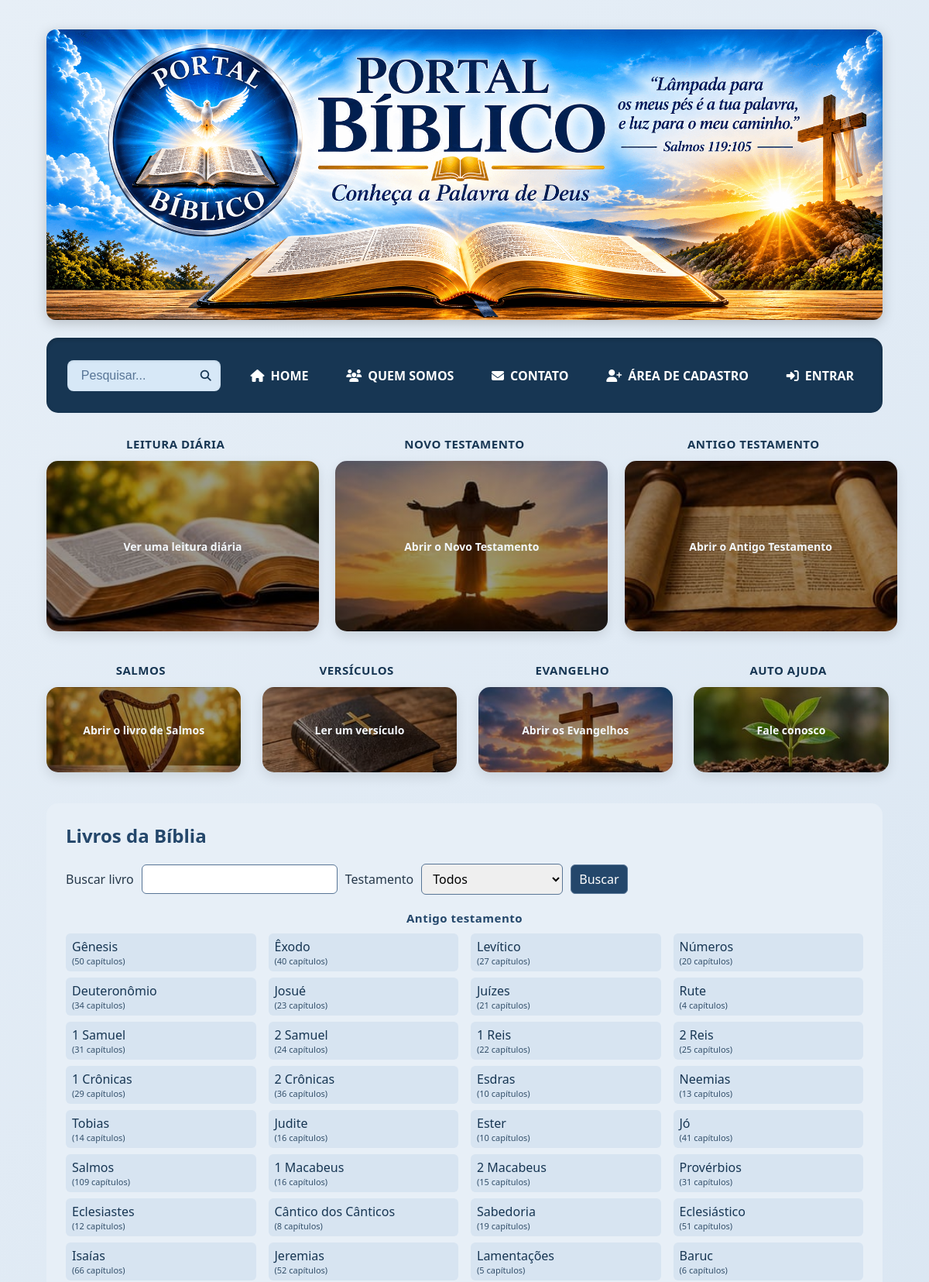
The page / (upper part) on the database its author committed.
### tables this page shows
CREATE TABLE IF NOT EXISTS `testament` (
  `id` int NOT NULL AUTO_INCREMENT,
  `name` varchar(45) DEFAULT NULL,
  PRIMARY KEY (`id`)
);

CREATE TABLE IF NOT EXISTS `books` (
  `id` int NOT NULL AUTO_INCREMENT,
  `label` varchar(50) DEFAULT NULL,
  `search_name` varchar(50) DEFAULT NULL,
  `testament` int DEFAULT NULL,
  PRIMARY KEY (`id`),
  INDEX `idx_books_testament` (`testament`)
);

### src/Helpers/Utils.php (called while the page is built, shortened)
<?php
final class Utils
{
    public static function escapar($valor): string
    {
        return htmlspecialchars((string) ($valor ?? ''), ENT_QUOTES | ENT_SUBSTITUTE, 'UTF-8');
    }
    public static function escaparHtml($valor): string
    {
        return self::escapar($valor);
    }
}

### src/Database/ConexaoBD.php (called while the page is built, shortened)
<?php
final class ConexaoBD
{
    private static ?PDO $conexao = null;
    public static function getConexao(): PDO
    {
        if (self::$conexao === null) {
            $host = getenv('DB_HOST') ?: 'localhost';
            $database = getenv('DB_NAME') ?: 'biblia_catolica';
            $username = getenv('DB_USER') ?: 'root';
            $password = getenv('DB_PASSWORD') ?: 'senacpenha';
            $dsn = "mysql:host={$host};dbname={$database};charset=utf8mb4";
            $options = [
                PDO::ATTR_ERRMODE => PDO::ERRMODE_EXCEPTION,
                PDO::ATTR_DEFAULT_FETCH_MODE => PDO::FETCH_ASSOC,
                PDO::ATTR_EMULATE_PREPARES => false,
            ];
            try {
                self::$conexao = new PDO($dsn, $username, $password, $options);
            } catch (PDOException $e) {
                error_log($e->getMessage());
                throw new RuntimeException(
                    'Não foi possível conectar ao banco de dados. Contate o suporte.',
                    0,
                    $e
                );
            }
        }
        return self::$conexao;
    }
    public static function getConexaoBiblia(): PDO
    {
        return self::getConexao();
    }
}

### src/Services/BibliaServico.php (called while the page is built, shortened)
<?php
final class BibliaServico
{
    private PDO $pdo;
    public function __construct(?PDO $pdo = null)
    {
        $this->pdo = $pdo ?? ConexaoBD::getConexaoBiblia();
    }
    public function listarTestamentos(): array
    {
        $linhas = $this->pdo->query('SELECT id, name FROM testament ORDER BY id')->fetchAll();
        $testamentos = [];
        foreach ($linhas as $linha) {
            $testamentos[] = Testamento::fromArray($linha);
        }
        return $testamentos;
    }
    public function listarLivros(?int $testamentoId = null, string $termo = ''): array
    {
        $condicoes = ['1 = 1'];
        $parametros = [];
        return $this->consultarLivros(implode(' AND ', $condicoes), $parametros);
    }
    private function consultarLivros(string $condicao, array $parametros): array
    {
        $sql = 'SELECT b.id, b.label, b.search_name, b.testament,
                       t.name AS testament_name,
                       COUNT(DISTINCT v.chapter) AS chapter_count,
                       COUNT(v.id) AS verse_count
                FROM books b
                LEFT JOIN testament t ON t.id = b.testament
                LEFT JOIN verses v ON v.book = b.id
                WHERE ' . $condicao . '
                GROUP BY b.id, b.label, b.search_name, b.testament, t.name
                ORDER BY b.id';
        $consulta = $this->pdo->prepare($sql);
        $consulta->execute();
        $livros = [];
        foreach ($consulta->fetchAll() as $linha) {
            $livros[] = Livro::fromArray($linha);
        }
        return $livros;
    }
}

### src/Models/Testamento.php (called while the page is built, shortened)
<?php
final class Testamento
{
    public function __construct(int $id, ?string $nome)
    {
        $this->id = $id;
        $this->nome = $nome;
    }
    public static function fromArray(array $dados): self
    {
        return new self(
            (int) $dados['id'],
            isset($dados['name']) ? (string) $dados['name'] : null
        );
    }
}

### src/Models/Livro.php (called while the page is built, shortened)
<?php
final class Livro
{
    public function __construct(
        int $id,
        ?string $nome,
        ?string $nomeBusca,
        ?int $testamentoId,
        ?string $testamentoNome,
        int $totalCapitulos,
        int $totalVersiculos
    ) {
        $this->id = $id;
        $this->nome = $nome;
        $this->testamentoId = $testamentoId;
        $this->totalCapitulos = $totalCapitulos;
    }
    public static function fromArray(array $dados): self
    {
        return new self(
            (int) $dados['id'],
            isset($dados['label']) ? (string) $dados['label'] : null,
            isset($dados['search_name']) ? (string) $dados['search_name'] : null,
            isset($dados['testament']) ? (int) $dados['testament'] : null,
            isset($dados['testament_name']) ? (string) $dados['testament_name'] : null,
            isset($dados['chapter_count']) ? (int) $dados['chapter_count'] : 0,
            isset($dados['verse_count']) ? (int) $dados['verse_count'] : 0
        );
    }
}

### public/index.php (the view, shortened to what this page needs)
<?php
$usuarioSessao = $_SESSION['usuario'] ?? null;
$idUsuarioSessao = is_array($usuarioSessao)
    ? filter_var($usuarioSessao['id'] ?? null, FILTER_VALIDATE_INT)
    : false;
$estaLogado = $idUsuarioSessao !== false && $idUsuarioSessao > 0;
$biblia = new BibliaServico();
$termo = '';
$testamentoId = null;
$testamentos = $biblia->listarTestamentos();
$livros = $biblia->listarLivros($testamentoId, $termo);
?>
<!DOCTYPE html>
<html lang="pt-BR">
<head>
    <link rel="stylesheet" href="https://cdnjs.cloudflare.com/ajax/libs/font-awesome/6.4.0/css/all.min.css">
    <link href="https://cdn.jsdelivr.net/npm/bootstrap@5.3.3/dist/css/bootstrap.min.css" rel="stylesheet" media="screen and (max-width: 767.98px)">
    <link rel="stylesheet" href="css/style.css">
</head>
<body>
<div class="page-container">
    <header>
        <div class="logo-area">
            <img class="logo" src="images/logo.png?v=<?= filemtime(__DIR__ . '/images/logo.png') ?>" alt="Portal Bíblico">
        </div>
        <div class="menu-area">
            <nav class="banner" id="menu-principal" aria-label="Navegação principal">
                <form class="search-box" action="index.php" method="GET">
                    <input type="search" placeholder="Pesquisar..." name="q" aria-label="Pesquisar livros" value="<?= Utils::escaparHtml($termo) ?>">
                    <button type="submit" aria-label="Enviar pesquisa">
                        <i class="fa-solid fa-magnifying-glass"></i>
                    </button>
                </form>
                <a href="index.php"><i class="fa-solid fa-house"></i> HOME</a>
                <a href="#quem-somos"><i class="fa-solid fa-users"></i> QUEM SOMOS</a>
                <a href="contato.php"><i class="fa-solid fa-envelope"></i> CONTATO</a>
                <?php if (!$estaLogado): ?>
                    <a href="cadastro.php"><i class="fa-solid fa-user-plus"></i> ÁREA DE CADASTRO</a>
                    <a href="login.php"><i class="fa-solid fa-right-to-bracket"></i> ENTRAR</a>
                <?php endif; ?>
            </nav>
        </div>
    </header>
    <main id="conteudo-principal" tabindex="-1">
        <section class="principal row row-cols-1 justify-content-center g-3" aria-labelledby="titulo-leituras-destaque">
            <div class="col">
                <h3>LEITURA DIÁRIA</h3>
                <a class="card-principal card-leitura" href="leitura.php?aleatoria=1">Ver uma leitura diária</a>
            </div>
            <div class="col">
                <h3>NOVO TESTAMENTO</h3>
                <a class="card-principal card-novo-testamento" href="leitura.php?testamento=2">Abrir o Novo Testamento</a>
            </div>
            <div class="col">
                <h3>ANTIGO TESTAMENTO</h3>
                <a class="card-principal card-antigo-testamento" href="leitura.php?testamento=1">Abrir o Antigo Testamento</a>
            </div>
        </section>
        <section class="inferior row row-cols-1 row-cols-sm-2 justify-content-center g-3" aria-labelledby="titulo-outras-leituras">
            <div class="col">
                <h3>SALMOS</h3>
                <a class="card-inferior card-salmos" href="leitura.php?livro=21">Abrir o livro de Salmos</a>
            </div>
            <div class="col">
                <h3>VERSÍCULOS</h3>
                <a class="card-inferior card-versiculos" href="leitura.php?aleatoria=1">Ler um versículo</a>
            </div>
            <div class="col">
                <h3>EVANGELHO</h3>
                <a class="card-inferior card-evangelho" href="leitura.php?testamento=2">Abrir os Evangelhos</a>
            </div>
            <div class="col">
                <h3>AUTO AJUDA</h3>
                <a class="card-inferior card-auto-ajuda" href="contato.php">Fale conosco</a>
            </div>
        </section>
        <section class="livros-biblia">
            <h2>Livros da Bíblia</h2>
            <form class="biblia-filtros" action="index.php" method="GET">
                <label for="busca-livro">Buscar livro</label>
                <input id="busca-livro" type="search" name="q" maxlength="200" value="<?= Utils::escaparHtml($termo) ?>">
                <label for="filtro-testamento">Testamento</label>
                <select id="filtro-testamento" name="testamento">
                    <option value="">Todos</option>
                </select>
                <button type="submit">Buscar</button>
            </form>
            <div class="collapse" id="lista-livros-collapse">
                <?php foreach ($testamentos as $testamento): ?>
                    <?php
                    $livrosDoTestamento = array_filter($livros, function ($livro) use ($testamento) {
                        return $livro->testamentoId === $testamento->id;
                    });
                    ?>
                    <?php if ($livrosDoTestamento): ?>
                        <div class="grupo-livros">
                            <h3><?= Utils::escaparHtml($testamento->nome) ?></h3>
                            <div class="lista-livros">
                                <?php foreach ($livrosDoTestamento as $livro): ?>
                                    <?php
                                    $parametrosLivro = ['livro' => $livro->id];
                                    ?>
                                    <a href="leitura.php?<?= Utils::escaparHtml(http_build_query($parametrosLivro)) ?>">
                                        <?= Utils::escaparHtml($livro->nome) ?>
                                        <small>(<?= $livro->totalCapitulos ?> capítulos)</small>
                                    </a>
                                <?php endforeach; ?>
                            </div>
                        </div>
                    <?php endif; ?>
                <?php endforeach; ?>
            </div>
        </section>
    </main>
</div>
</body>
</html>

### rows shown on the page
testament: name "Antigo testamento"
books: label "Gênesis", totalCapitulos "50"
books: label "Êxodo", totalCapitulos "40"
books: label "Levítico", totalCapitulos "27"
books: label "Números", totalCapitulos "20"
books: label "Deuteronômio", totalCapitulos "34"
books: label "Josué", totalCapitulos "23"
books: label "Juízes", totalCapitulos "21"
books: label "Rute", totalCapitulos "4"
books: label "1 Samuel", totalCapitulos "31"
books: label "2 Samuel", totalCapitulos "24"
books: label "1 Reis", totalCapitulos "22"
books: label "2 Reis", totalCapitulos "25"
books: label "1 Crônicas", totalCapitulos "29"
books: label "2 Crônicas", totalCapitulos "36"
books: label "Esdras", totalCapitulos "10"
books: label "Neemias", totalCapitulos "13"
books: label "Tobias", totalCapitulos "14"
books: label "Judite", totalCapitulos "16"
books: label "Ester", totalCapitulos "10"
books: label "Jó", totalCapitulos "41"
books: label "Salmos", totalCapitulos "109"
books: label "1 Macabeus", totalCapitulos "16"
books: label "2 Macabeus", totalCapitulos "15"
books: label "Provérbios", totalCapitulos "31"
books: label "Eclesiastes", totalCapitulos "12"
books: label "Cântico dos Cânticos", totalCapitulos "8"
books: label "Sabedoria", totalCapitulos "19"
books: label "Eclesiástico", totalCapitulos "51"
books: label "Isaías", totalCapitulos "66"
books: label "Jeremias", totalCapitulos "52"
books: label "Lamentações", totalCapitulos "5"
books: label "Baruc", totalCapitulos "6"
